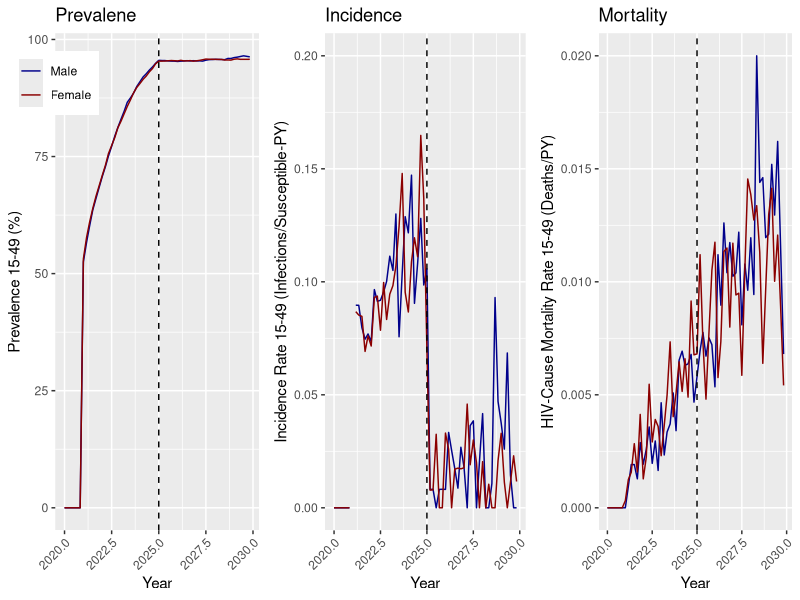

Reproduce this figure in R.
# SUMMARY: Plot HIV prevalence, incidence rate, and mortality rate for ages 15-49 by gender
# INPUT: output/ReportHIVByAgeAndGender.csv
# OUTPUT: figs/HIV_Summary.png

rm( list=ls( all=TRUE ) )
graphics.off()

library(reshape)
library(ggplot2)
library(gridExtra)

ART_YEAR = 2025

fig_dir = 'figs'
if( !file.exists(fig_dir) ) {
    dir.create(fig_dir)
}

dat = read.csv(file.path("output", "ReportHIVByAgeAndGender.csv"))

prevalent.m = melt(dat, 
    id=c("Year", "Gender", "Age"),
    measure=c("Population", "Infected", "On_ART"))

incident.m = melt(dat, 
    id=c("Year", "Gender", "Age"),
    measure=c("Died", "Died_from_HIV", "Newly.Infected"))

Years = unique(prevalent.m$Year)
nYears = 2*floor(length(Years)/2)   # Make it even
midYears = Years[seq(0,nYears-1) %% 2 == 0]   # First is mid-year

# midYear function for stitching half years together
midYear = function(year) {
    if( any(midYears == year) ) {
        return(year)
    }

    idx = which(year == Years)
    stopifnot(idx > 0)
    return( Years[[idx-1]] )
}

prevalent.m = prevalent.m[prevalent.m$Year %in% midYears,]
prevalent.c = cast(prevalent.m, Year + Gender~ variable, sum, subset=(Age>=15 & Age<50))

incident.m$Year = sapply(incident.m$Year, midYear)
incident.c = cast(incident.m, Year + Gender ~ variable, sum, subset=(Age>=15 & Age<50))

both.c = merge(prevalent.c, incident.c, by=c("Year", "Gender"))
both.c$Prevalence = 100 * both.c$Infected / both.c$Population
both.c$IncidenceRate = both.c$Newly.Infected / (both.c$Population - both.c$Infected)
both.c$HIVCauseMortalityRate = both.c$Died_from_HIV / both.c$Population
both.c$Gender = factor(both.c$Gender, labels=c("Male", "Female"))

p.prevalence = ggplot(both.c, aes(x=Year, y=Prevalence, colour=Gender)) +
    geom_line() +
    geom_vline(xintercept=ART_YEAR, colour="black", linetype="dashed") + # ART in ART_YEAR
    scale_color_manual(values=c("darkblue", "darkred")) +
    theme(axis.text.x = element_text(angle = 45, hjust = 1)) +
    theme(legend.position=c(0.0,0.9)) +
    theme(legend.title=element_blank()) +
    xlab( "Year" ) +
    ylab( "Prevalence 15-49 (%)" ) +
    ggtitle( "Prevalene" )

p.incidence = ggplot(both.c, aes(x=Year, y=IncidenceRate, colour=Gender)) +
    geom_line() +
    geom_vline(xintercept=ART_YEAR, colour="black", linetype="dashed") + # ART in ART_YEAR
    scale_color_manual(values=c("darkblue", "darkred")) +
    scale_y_continuous(limits=c(0,0.20)) +
    theme(axis.text.x = element_text(angle = 45, hjust = 1)) +
    theme(legend.position="none") +
    theme(legend.title=element_blank()) +
    xlab( "Year" ) +
    ylab( "Incidence Rate 15-49 (Infections/Susceptible-PY)" ) +
    ggtitle( "Incidence" )

p.deaths = ggplot(both.c, aes(x=Year, y=HIVCauseMortalityRate, colour=Gender)) +
    geom_line() +
    geom_vline(xintercept=ART_YEAR, colour="black", linetype="dashed") + # ART in ART_YEAR
    scale_color_manual(values=c("darkblue", "darkred")) +
    theme(axis.text.x = element_text(angle = 45, hjust = 1)) +
    theme(legend.position="none") +
    theme(legend.title=element_blank()) +
    xlab( "Year" ) +
    ylab( "HIV-Cause Mortality Rate 15-49 (Deaths/PY)" ) +
    ggtitle( "Mortality" )

q = grid.arrange(p.prevalence, p.incidence, p.deaths, ncol=3)

ggsave(file.path(fig_dir,"HIV_Summary.png"), plot=q, width=6, height=4)
